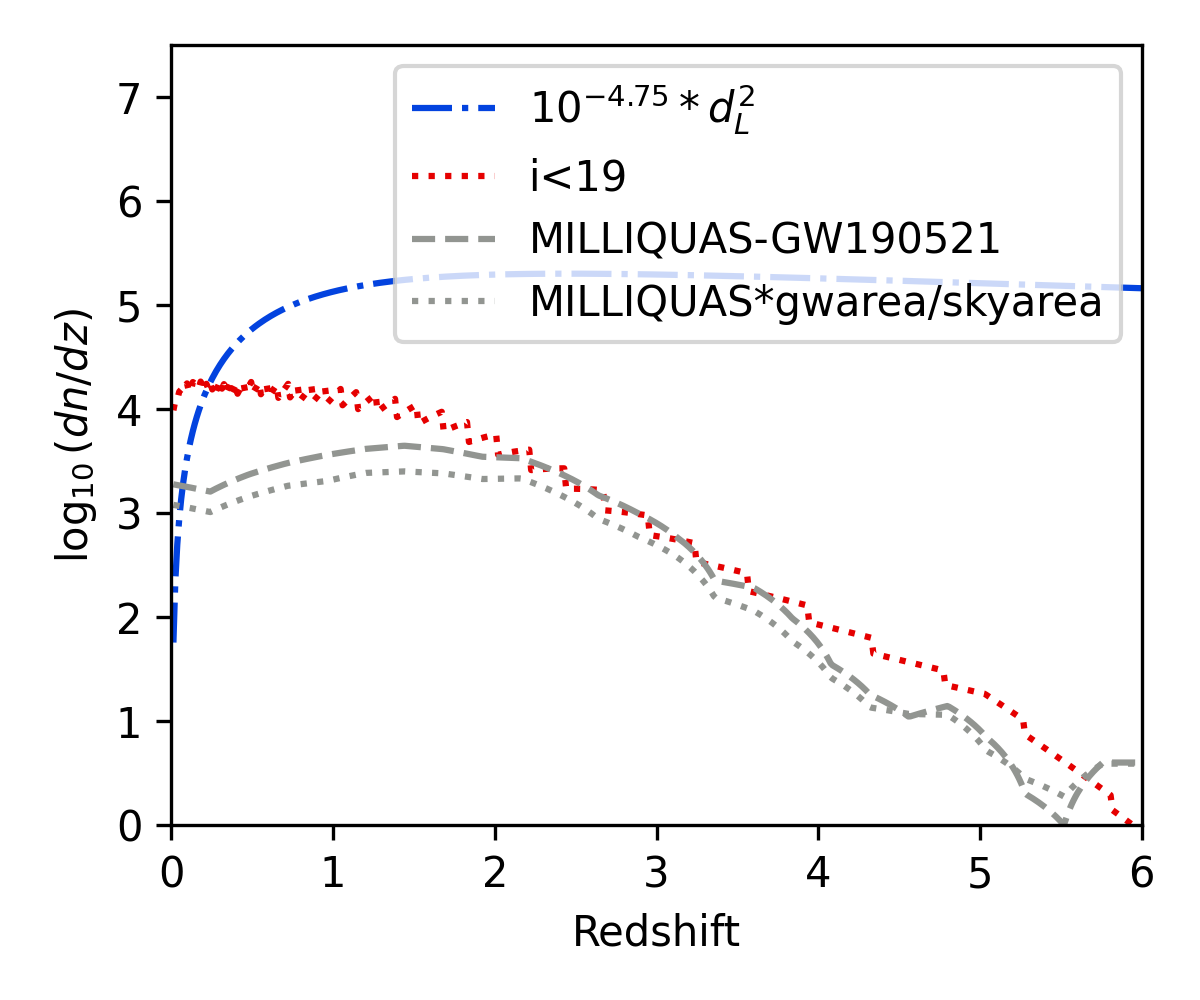

Source code (Python):
"""Reproduce AGN components of Figure 1 from Palmese+21.
The original figure includes information from the skymap for GW190521,
so the resulting figure from this script will not be identical."""

import os
import os.path as pa

import astropy.units as u
import matplotlib.pyplot as plt
import numpy as np
import pytest
from astropy.cosmology import FlatLambdaCDM
from astropy.io import fits
from numpy.polynomial.polynomial import Polynomial

from myagn.distributions import QLFHopkins
from myagn.qlfhopkins import qlfhopkins

cosmo = FlatLambdaCDM(H0=70, Om0=0.3)


def test_palmese21():
    """Reproduce Figure 1 from Palmese+21."""

    # Initialize distribution
    qlf = QLFHopkins()

    # Initialize figure, redshifts
    fig, ax = plt.subplots(figsize=(6*2/3, 5*2/3))
    zs = np.linspace(0, 6, 500)
    zs = zs[1:]

    ##############################
    ###       10**-4.75 * dL^2       ###
    ##############################

    # Get number density
    dn_dOmega_dz = 10**-4.75 * cosmo.differential_comoving_volume(zs)
    
    # Multiply by GW190521 area in sr
    dn_dz = dn_dOmega_dz * ((936 * u.deg**2).to(u.sr))

    # Plot
    ax.plot(
        zs,
        np.log10(dn_dz.value),
        color="xkcd:blue",
        linestyle="-.",
        label=r"$10^{-4.75}*d_L^2$",
    )

    ##############################
    ###       i<19 mag       ###
    ##############################

    # Get number density
    dn_dOmega_dz = qlf.dn_dOmega_dz(
        zs=zs,
        cosmo=cosmo,
        brightness_limits=(19, -np.inf) * u.ABmag,
        band="i",
    )

    # Multiply by GW190521 area in sr
    dn_dz = dn_dOmega_dz * ((936 * u.deg**2).to(u.sr))

    # Plot
    ax.plot(
        zs,
        np.log10(dn_dz.value),
        color="xkcd:red",
        linestyle=":",
        label="i<19",
    )

    ##############################
    ###        Milliquas       ###
    ##############################

    # Define paths
    milliquas_paths = {
        "MILLIQUAS-GW190521": "/home/tomas/academia/projects/decam_followup_O4/crossmatch/GW190521/GW190521_cr90_2D_milliquas.fits",
        "MILLIQUAS*gwarea/skyarea": "/home/tomas/academia/data/milliquas/milliquas.fits",
    }
    milliquas_ls = {
        "MILLIQUAS-GW190521": "--",
        "MILLIQUAS*gwarea/skyarea": ":",
    }

    # Iterate over Milliquas files
    for k, v in milliquas_paths.items():
        # Load
        hdul = fits.open(v)
        data = hdul[1].data

        # Mask Rmag > 5
        mask = data["Rmag"] > 5
        data = data[mask]

        # Calculate histogram
        counts, bins = np.histogram(
            data["Z"],
            bins=25,
            range=(0,6),
        )

        # Scale if needed 
        if k == "MILLIQUAS*(936deg²).to(sr)":
            counts = counts * (936 * u.deg**2).to(u.sr).value
        if k == "MILLIQUAS*gwarea/skyarea":
            counts = counts * (936 * u.deg**2).to(u.sr).value / (4 * np.pi)

        # Interpolate as in J1249 notebook
        counts_interp = np.interp(zs, bins[:-1], counts)

        # Plot
        ax.plot(
            zs,
            np.log10(counts_interp),
            label=k,
            color="xkcd:gray",
            ls=milliquas_ls[k],
        )

    ##############################
    ###     Clean and save     ###
    ##############################

    # Set bounds, add labels
    ax.set_xlim(0, 6)
    ax.set_ylim(0, 7.5)
    ax.set_xlabel("Redshift")
    ax.set_ylabel(r"$\log_{10} \left( dn / dz \right)$")

    # Save figure
    plt.legend(loc="upper right")
    plt.tight_layout()
    figpath = __file__.replace('.py', '.png')
    plt.savefig(figpath, dpi=300)
    plt.close()
    assert True


if __name__ == "__main__":
    test_palmese21()
